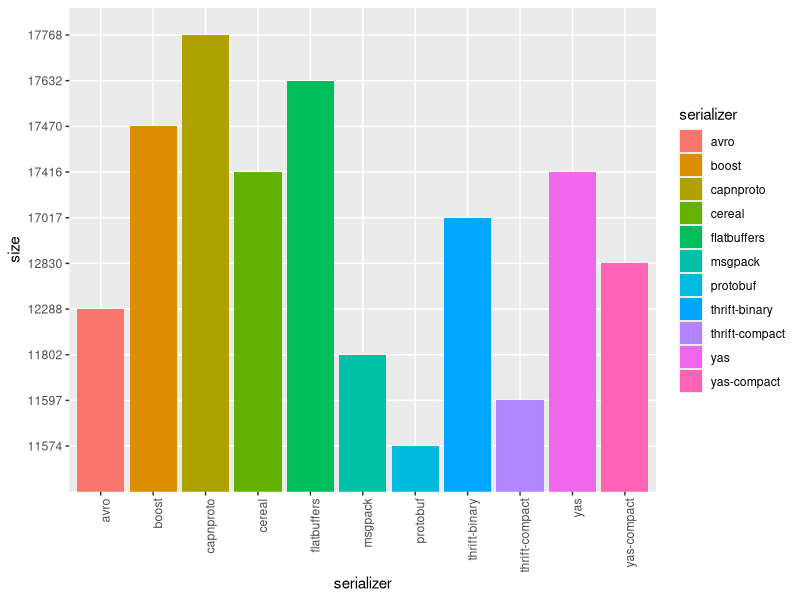
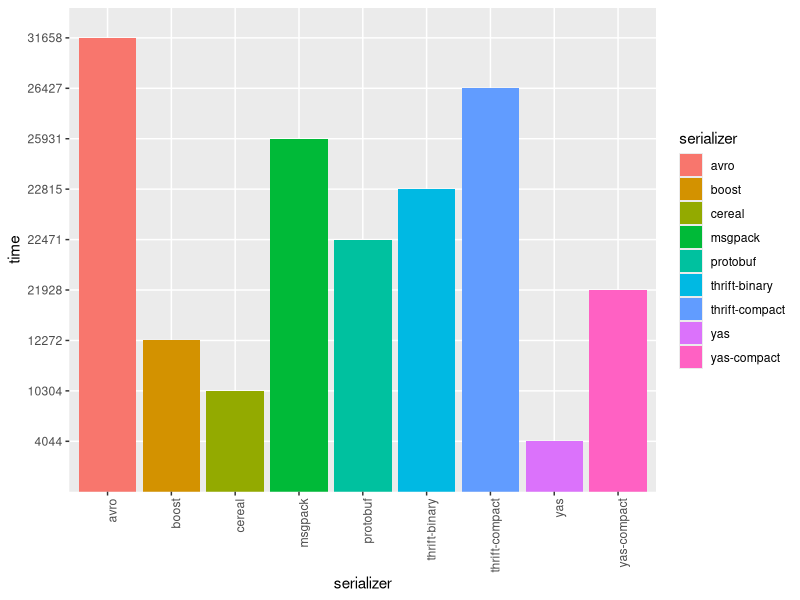
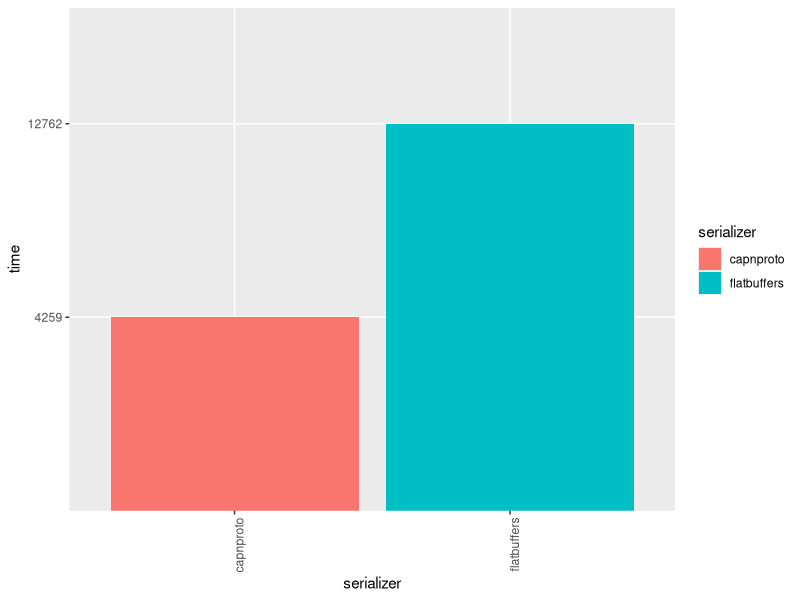

These charts were generated, in order, by the following R code:
library(ggplot2)

names.size <- c("thrift-binary", "thrift-compact", "protobuf", "boost", "msgpack", "cereal", "avro", "capnproto", "flatbuffers", "yas", "yas-compact")
names.time <- c("thrift-binary", "thrift-compact", "protobuf", "boost", "msgpack", "cereal", "avro", "yas", "yas-compact")
names.time2 <- c("capnproto", "flatbuffers")
# data from the 1000000 simulations
# for t in thrift-binary thrift-compact protobuf boost msgpack cereal avro yas yas-compact; do echo -n "$t: "; ./benchmark 1 $t | grep size | awk '{print $4}'; done
size <- c(
     17017 # thrift-binary
    ,11597 # thrift-compact
    ,11574 # protobuf
    ,17470 # boost
    ,11802 # msgpack
    ,17416 # cereal
    ,12288 # avro
    ,17768 # capnproto
    ,17632 # flatbuffers
    ,17416 # yas
    ,12830 # yas-compact
)
# for t in thrift-binary thrift-compact protobuf boost msgpack cereal avro yas yas-compact; do rm -f /tmp/$t.time; echo -n "$t: "; for i in `seq 1 50`; do ./benchmark 1000000 $t | grep time | awk '{print $4}' >>/tmp/$t.time; done; awk '{ sum += $1 } END { print sum/50}' /tmp/$t.time; done
time <- c(
     22815 # thrift-binary
    ,26427 # thrift-compact
    ,22471 # protobuf
    ,12272 # boost
    ,25931 # msgpack
    ,10304 # cereal
    ,31658 # avro
    ,4044  # yas
    ,21928 # yas-compact
)
time2 <- c(
     4259  # capnproto
    ,12762 # flatbuffers
)

data.size <- as.data.frame(list(serializer = names.size, size = size))
data.time <- as.data.frame(list(serializer = names.time, time = time))
data.time2 <- as.data.frame(list(serializer = names.time2, time = time2))

ssize <- ggplot(data.size, aes(x = as.factor(serializer), y = as.factor(size), fill = serializer)) +
    geom_bar(stat = "identity") +
    xlab("serializer") +
    ylab("size") +
    theme(axis.text.x = element_text(angle = 90, hjust = 1))
png(filename="size.png", width = 800, height = 600)
plot(ssize)
dev.off()

stime <- ggplot(data.time, aes(x = as.factor(serializer), y = as.factor(time), fill = serializer)) +
    geom_bar(stat = "identity") +
    xlab("serializer") +
    ylab("time") +
    theme(axis.text.x = element_text(angle = 90, hjust = 1))
png(filename="time.png", width = 800, height = 600)
plot(stime)
dev.off()

stime2 <- ggplot(data.time2, aes(x = as.factor(serializer), y = as.factor(time), fill = serializer)) +
    geom_bar(stat = "identity") +
    xlab("serializer") +
    ylab("time") +
    theme(axis.text.x = element_text(angle = 90, hjust = 1))
png(filename="time2.png", width = 800, height = 600)
plot(stime2)
dev.off()
